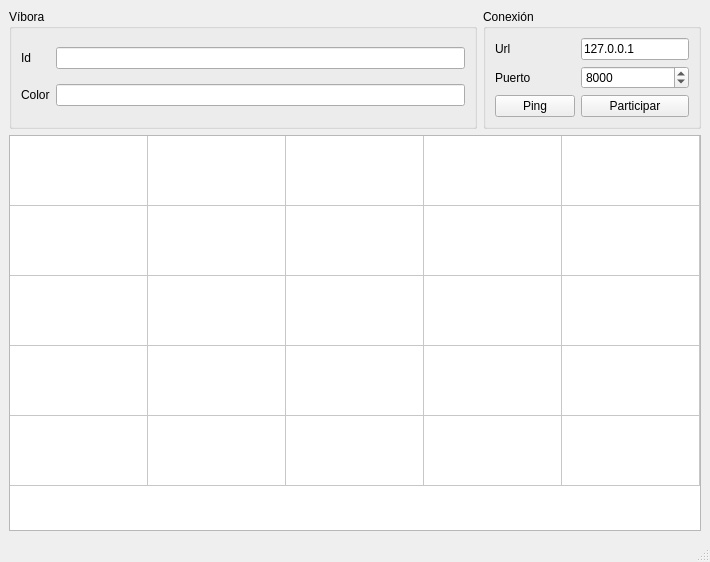
<?xml version="1.0" encoding="UTF-8"?>
<ui version="4.0">
 <class>MainWindow</class>
 <widget class="QMainWindow" name="MainWindow">
  <property name="geometry">
   <rect>
    <x>0</x>
    <y>0</y>
    <width>710</width>
    <height>562</height>
   </rect>
  </property>
  <property name="windowTitle">
   <string>Cliente</string>
  </property>
  <widget class="QWidget" name="centralwidget">
   <layout class="QVBoxLayout" name="verticalLayout">
    <item>
     <layout class="QHBoxLayout" name="horizontalLayout">
      <item>
       <widget class="QGroupBox" name="groupBox_2">
        <property name="sizePolicy">
         <sizepolicy hsizetype="Expanding" vsizetype="Preferred">
          <horstretch>0</horstretch>
          <verstretch>0</verstretch>
         </sizepolicy>
        </property>
        <property name="title">
         <string>Víbora</string>
        </property>
        <layout class="QGridLayout" name="gridLayout">
         <item row="0" column="0">
          <widget class="QLabel" name="label">
           <property name="text">
            <string>Id</string>
           </property>
          </widget>
         </item>
         <item row="1" column="0">
          <widget class="QLabel" name="label_2">
           <property name="text">
            <string>Color</string>
           </property>
          </widget>
         </item>
         <item row="0" column="1">
          <widget class="QLineEdit" name="lineEdit"/>
         </item>
         <item row="1" column="1">
          <widget class="QLineEdit" name="lineEdit_2"/>
         </item>
        </layout>
       </widget>
      </item>
      <item>
       <widget class="QGroupBox" name="groupBox">
        <property name="sizePolicy">
         <sizepolicy hsizetype="Maximum" vsizetype="Preferred">
          <horstretch>0</horstretch>
          <verstretch>0</verstretch>
         </sizepolicy>
        </property>
        <property name="title">
         <string>Conexión</string>
        </property>
        <layout class="QGridLayout" name="gridLayout_2">
         <item row="0" column="1">
          <widget class="QLineEdit" name="lineEdit_3">
           <property name="text">
            <string>127.0.0.1</string>
           </property>
          </widget>
         </item>
         <item row="1" column="0">
          <widget class="QLabel" name="label_4">
           <property name="text">
            <string>Puerto</string>
           </property>
          </widget>
         </item>
         <item row="0" column="0">
          <widget class="QLabel" name="label_3">
           <property name="text">
            <string>Url</string>
           </property>
          </widget>
         </item>
         <item row="1" column="1">
          <widget class="QSpinBox" name="spinBox">
           <property name="maximum">
            <number>1000000</number>
           </property>
           <property name="value">
            <number>8000</number>
           </property>
          </widget>
         </item>
         <item row="2" column="0">
          <widget class="QPushButton" name="pushButton">
           <property name="text">
            <string>Ping</string>
           </property>
          </widget>
         </item>
         <item row="2" column="1">
          <widget class="QPushButton" name="pushButton_2">
           <property name="text">
            <string>Participar</string>
           </property>
          </widget>
         </item>
        </layout>
       </widget>
      </item>
     </layout>
    </item>
    <item>
     <widget class="QTableWidget" name="tableWidget">
      <property name="sizePolicy">
       <sizepolicy hsizetype="Expanding" vsizetype="Expanding">
        <horstretch>0</horstretch>
        <verstretch>0</verstretch>
       </sizepolicy>
      </property>
      <property name="verticalScrollBarPolicy">
       <enum>Qt::ScrollBarAlwaysOff</enum>
      </property>
      <property name="horizontalScrollBarPolicy">
       <enum>Qt::ScrollBarAlwaysOff</enum>
      </property>
      <property name="rowCount">
       <number>5</number>
      </property>
      <property name="columnCount">
       <number>5</number>
      </property>
      <attribute name="horizontalHeaderVisible">
       <bool>false</bool>
      </attribute>
      <attribute name="horizontalHeaderDefaultSectionSize">
       <number>138</number>
      </attribute>
      <attribute name="horizontalHeaderHighlightSections">
       <bool>false</bool>
      </attribute>
      <attribute name="horizontalHeaderMinimumSectionSize">
       <number>1</number>
      </attribute>
      <attribute name="verticalHeaderVisible">
       <bool>false</bool>
      </attribute>
      <attribute name="verticalHeaderDefaultSectionSize">
       <number>70</number>
      </attribute>
      <attribute name="verticalHeaderHighlightSections">
       <bool>false</bool>
      </attribute>
      <attribute name="verticalHeaderMinimumSectionSize">
       <number>1</number>
      </attribute>
      <row/>
      <row/>
      <row/>
      <row/>
      <row/>
      <column/>
      <column/>
      <column/>
      <column/>
      <column/>
     </widget>
    </item>
   </layout>
  </widget>
  <widget class="QMenuBar" name="menubar">
   <property name="geometry">
    <rect>
     <x>0</x>
     <y>0</y>
     <width>710</width>
     <height>27</height>
    </rect>
   </property>
  </widget>
  <widget class="QStatusBar" name="statusbar"/>
 </widget>
 <resources/>
 <connections/>
</ui>
